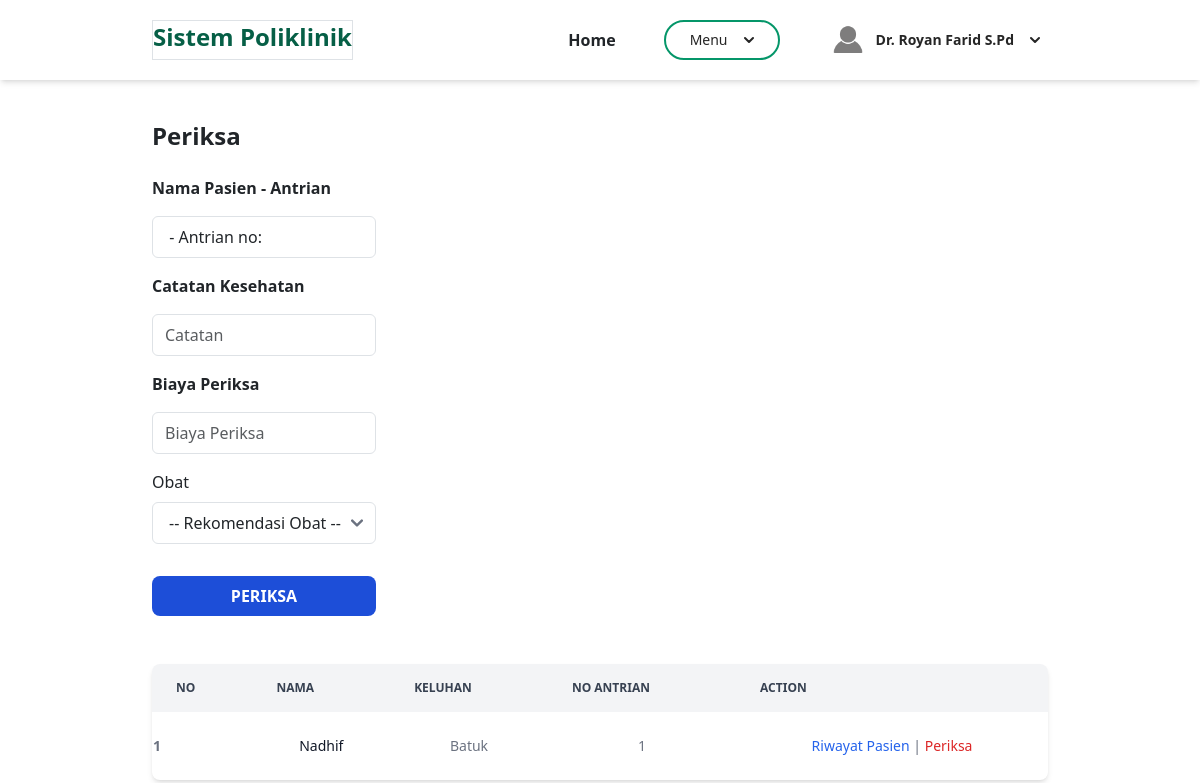
Before: /admin/berandaDokter.php?page=periksa (signed in) with the older database file.
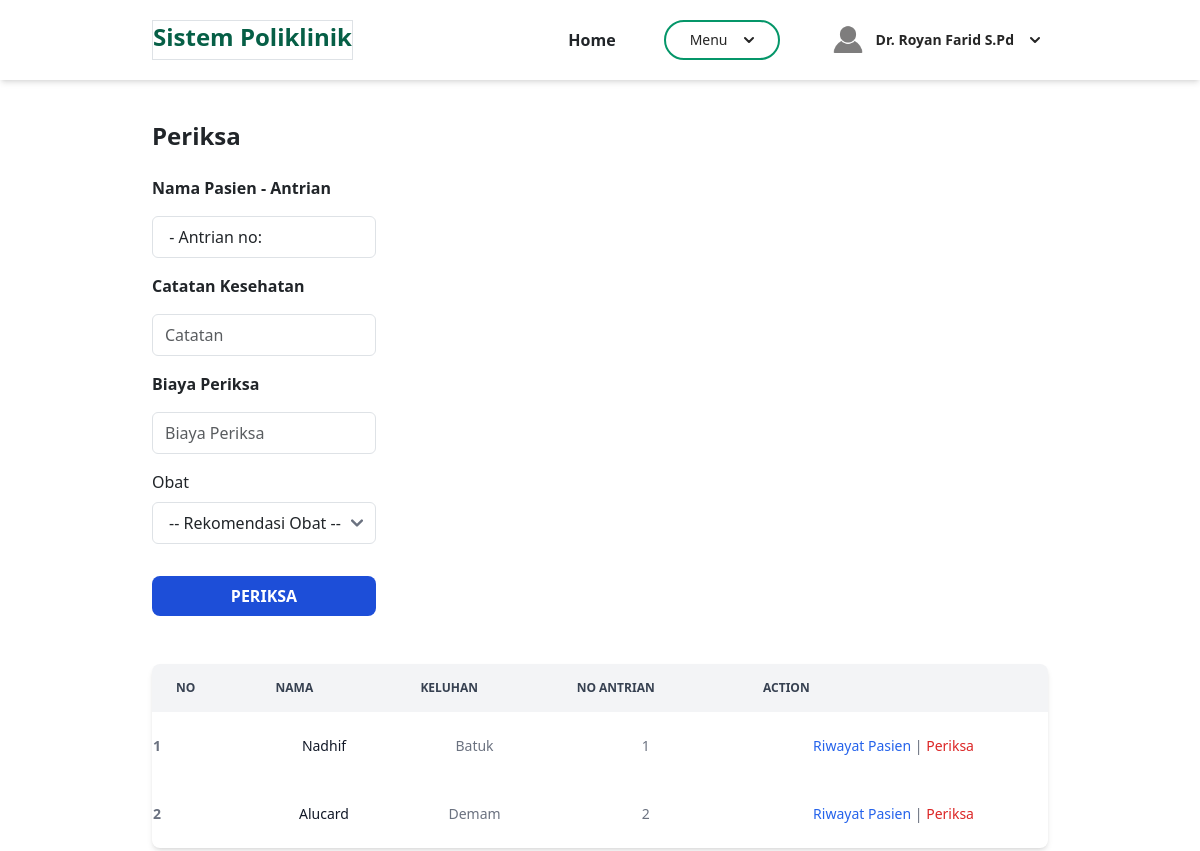
After: the same page with the newer database file.
### tables this page shows
CREATE TABLE `daftar_poli` (
  `id` int(11) NOT NULL,
  `id_pasien` int(11) NOT NULL,
  `id_jadwal` int(11) NOT NULL,
  `keluhan` text NOT NULL,
  `no_antrian` int(11) NOT NULL,
  `tanggal` timestamp NOT NULL DEFAULT current_timestamp() ON UPDATE current_timestamp()
);

CREATE TABLE `pasien` (
  `id` int(11) NOT NULL,
  `nama` varchar(100) NOT NULL,
  `alamat` varchar(255) NOT NULL,
  `no_ktp` varchar(20) NOT NULL,
  `no_hp` varchar(20) NOT NULL,
  `no_rm` varchar(50) NOT NULL
);

### admin/periksa.php (the view, shortened to what this page needs)
<section class="container mx-auto mt-10">
    <h2 class="font-bold text-2xl">Periksa</h2>
    <br>
    <div class="">
        <form class="form flex flex-col gap-3 w-1/4" method="POST" action="" name="myForm" onsubmit="return(validate());">
            <?php
            $nama_pasien = '';
            $antrian = '';
            ?>
            <div class="flex flex-col gap-2">
                <label for="inputNama" class="form-label fw-bold">
                    Nama Pasien - Antrian
                </label>
                <div>
                    <input type="text" class="form-control w-full border border-neutral-300 rounded-md" name="nama" id="inputNama" placeholder="Nama" value="<?php echo $nama_pasien , " - Antrian no: " , $antrian ?>" readonly>
                </div>
            </div>
            <div class="flex flex-col gap-2">
                <label for="catatan" class="form-label fw-bold">
                    Catatan Kesehatan
                </label>
                <div>
                    <input type="text" class="form-control w-full border border-neutral-300 rounded-md" name="catatan" id="catatan" placeholder="Catatan">
                </div>
            </div>
            <div class="flex flex-col gap-2">
                <label for="biaya_periksa" class="form-label fw-bold">
                    Biaya Periksa
                </label>
                <div>
                    <input type="number" class="form-control w-full border border-neutral-300 rounded-md" name="biaya_periksa" id="biaya_periksa" placeholder="Biaya Periksa" readonly>
                </div>
            </div>
            <div class="flex flex-col gap-2">
                <label for="selectObat">
                    Obat
                </label>
                <select class="py-2 px-3 border border-neutral-300 rounded-md" name="id_obat[]" id="selectObat">
                    <option value="">-- Rekomendasi Obat --</option>
                </select>
            </div>
            <div class="row mt-3">
                <div class=col>
                    <button type="submit" class="bg-blue-700 hover:bg-blue-800 uppercase text-white py-2 w-full font-bold rounded-lg" name="submit">Periksa</button>
                </div>
            </div>
        </form>
        <br>
        <br>
        <div class="relative overflow-x-auto shadow-md sm:rounded-lg">
            <table class="w-full text-sm text-gray-500">
                <thead class="text-xs text-gray-700 uppercase bg-gray-100">
                    <tr>
                        <th scope="col" class="px-6 py-3">
                            No
                        </th>
                        <th scope="col" class="px-6 py-3">
                            Nama
                        </th>
                        <th scope="col" class="px-6 py-3">
                            Keluhan
                        </th>
                        <th scope="col" class="px-6 py-3">
                            No Antrian
                        </th>
                        <th scope="col" class="px-6 py-3">
                            Action
                        </th>
                    </tr>
                </thead>
                <tbody>
                    <?php
                    $id_dokter = $_SESSION['id'];
                    $hari_dipilih = "Senin";
                    $no = 1;
                    $resultDaftarPoli = mysqli_query($mysqli, "SELECT dp.id, dp.keluhan, dp.no_antrian, p.nama AS nama_pasien
                                                            FROM daftar_poli dp
                                                            JOIN jadwal_periksa jp ON dp.id_jadwal = jp.id
                                                            JOIN pasien p ON dp.id_pasien = p.id
                                                            WHERE jp.id_dokter = '$id_dokter' AND jp.hari = '$hari_dipilih'");
                    while ($data = mysqli_fetch_assoc($resultDaftarPoli)) {
                    ?>
                        <tr>
                            <th scope="row"><?php echo $no++ ?></th>
                            <td class="px-6 py-4 font-medium text-gray-900 whitespace-nowrap text-center"><?php echo $data['nama_pasien'] ?></td>
                            <td class="px-6 py-4 text-center"><?php echo $data['keluhan'] ?></td>
                            <td class="px-6 py-4 text-center"><?php echo $data['no_antrian'] ?></td>
                            <td class="px-6 py-4 text-center">
                                <a class="font-medium text-blue-600 hover:underline" href="berandaDokter.php?page=riwayatPasien&id=<?php echo $data['id'] ?>">Riwayat Pasien</a>
                                |
                                <a class="font-medium text-red-600 hover:underline" href="berandaDokter.php?page=periksa&id=<?php echo $data['id'] ?>">Periksa</a>
                            </td>
                        </tr>
                    <?php
                    }
                    ?>
                </tbody>
            </table>
        </div>
</section>
<br>
<br>

Changed rows visible on the page:
added daftar_poli: id_pasien.nama "Alucard", keluhan "Demam", no_antrian "2"
